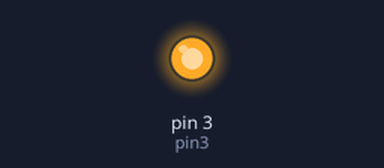
The sketch below on a simulated Arduino Uno, built with avr-gcc and run on an emulated ATmega328P. On the bench: output pins drawn as LEDs (lit = HIGH).

Above: at 2.5 s.
At 5.5 s:
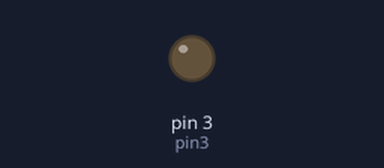
Timing chart, 0 to 7.8 s (numbered marks = the images above):
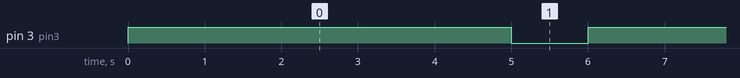

Measured:
- by itself, pin 3 (pin3): alternates HIGH for 5.0 s and LOW for 1.0 s

The sketch:

Punto4.ino
```cpp
int pin3 = 3; //inicializa el LED externo conectado al pin 3
// the setup function runs once when you press reset or power the board
void setup() {
  pinMode(pin3, OUTPUT);
}

// the loop function runs over and over again forever
void loop() {
  digitalWrite(pin3, HIGH);   // Enciende el LED
  delay(5000);                // lo enciende por 5 segundos
  digitalWrite(pin3, LOW);    // Apaga el LED
  delay(1000);                // wait for a second
}
```
